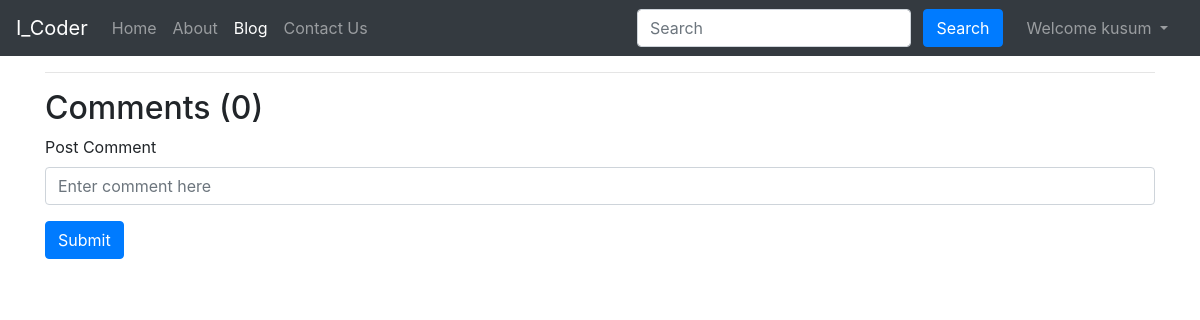
/blog/fourth_post (signed in), run on an earlier commit of the app's database.
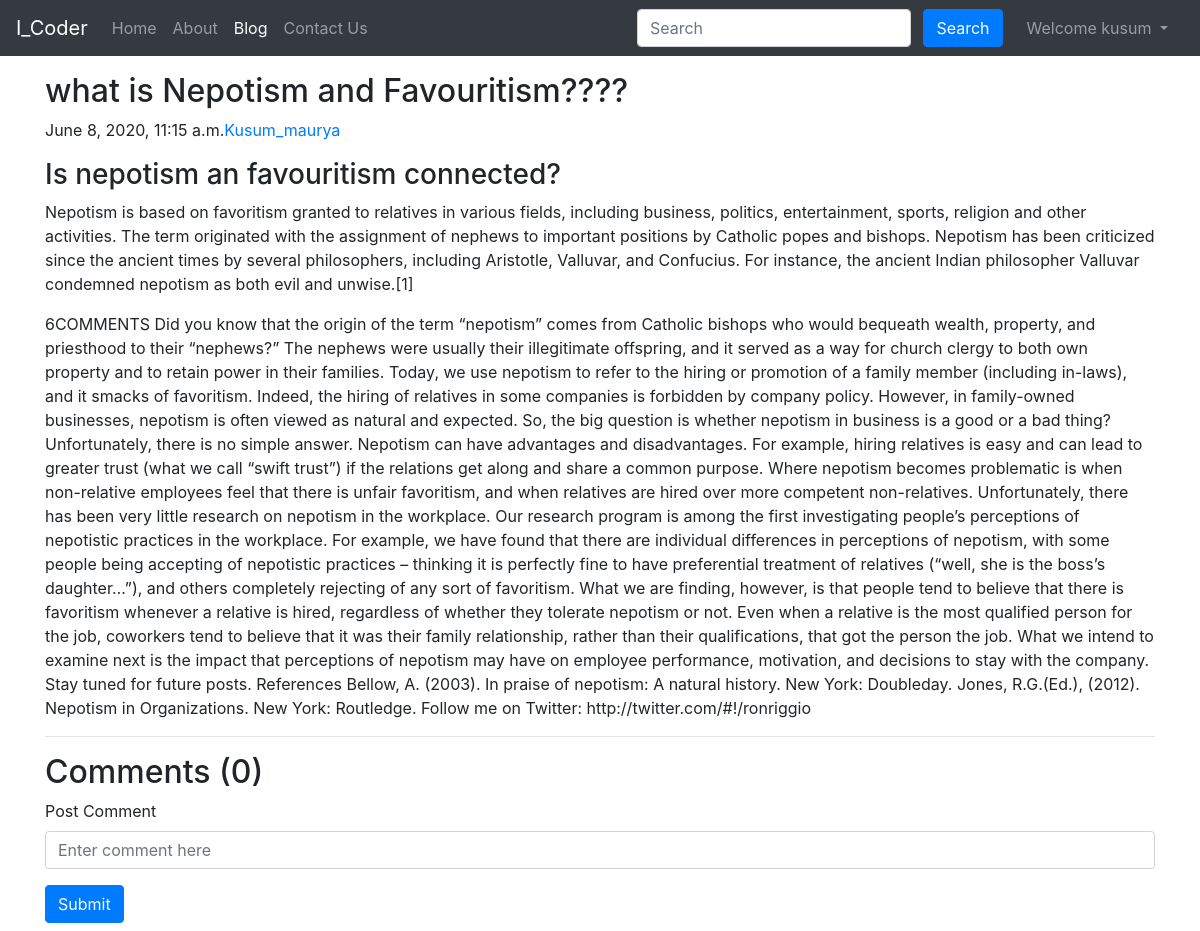
And on a later commit of the database.
### blog/models.py (models this page shows, shortened)
class Post(models.Model):
    sno = models.AutoField(primary_key=True)
    title = models.CharField(max_length=255)
    content = models.TextField()
    author = models.CharField(max_length=13)
    slug = models.CharField(max_length=130)
    timeStamp = models.DateTimeField(blank=True)

### blog/views.py (the view)
# urls.py: path('<str:slug>', views.blogPost, name='blogPost'),
def blogPost(request, slug):
    post = Post.objects.filter(slug=slug).first()
    comments = BlogComment.objects.filter(post=post, parent=None)
    replies = BlogComment.objects.filter(post=post).exclude(parent=None)
    replyDict={}
    for reply in replies:
        if reply.parent.sno not in replyDict.keys():
            replyDict[reply.parent.sno] = [reply]
        else:
            replyDict[reply.parent.sno].append(reply)
    context = {'post': post, 'comments': comments, 'user': request.user, 'replyDict':replyDict}
    return render(request, 'blog/blogPost.html', context)

### templates/blog/blogPost.html (shortened to what this page needs)
{% extends 'base.html' %}
{% block blogactive %} active {% endblock blogactive %}
{% block body %}
{% load humanize %}
{% load extras %}
<div class="container my-3">
        <h2 class="blog-post-title">{{post.title}}</h2>
        <p class="blog-post-meta">{{post.timeStamp}}<a href="/about">{{post.author}}</a></p>
        <p>{{post.content|safe}}</p>
       <hr>
</div>
<div class="container">
    <h2>Comments ({{comments.count}})</h2>
    <div class="my-2">
    {%if user.is_authenticated %}
    <form action="/blog/postComment" method="post">
        <div class="form-group">
                <label for="exampleInputEmail1">Post Comment</label>
                <input type="text" class="form-control" name="comment" placeholder="Enter comment here">
        </div>
        <button type="submit" class="btn btn-primary">Submit</button>
    </form>
    {% else %}
        <p><b>please login to post a comment</b></p>
    {% endif %}
    </div>
</div>
{% endblock body %}

What changed in the data, as far as the page shows it:
added Post: title "what is Nepotism and Favouritism????", timeStamp "June 8, 2020, 11:15 a.m.", author "Kusum_maurya", content "Is nepotism an favouritism connected? Nepotism is based on favoritism granted to relatives in various fields, including business, politics, entertainment, sports, religion and other activities. The term originated with the assignment of nephews to important positions by Catholic popes and bishops. Nepotism has been criticized since the ancient times by several philosophers, including Aristotle, Valluvar, and Confucius. For instance, the ancient Indian philosopher Valluvar condemned nepotism as both evil and unwise.[1] 6COMMENTS Did you know that the origin of the term “nepotism” comes from Catholic bishops who would bequeath wealth, property, and priesthood to their “nephews?” The nephews…"
